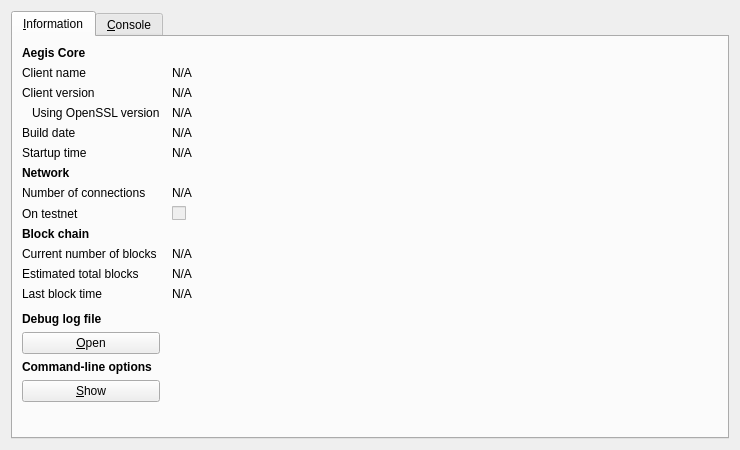
<?xml version="1.0" encoding="UTF-8"?>
<ui version="4.0">
 <class>RPCConsole</class>
 <widget class="QDialog" name="RPCConsole">
  <property name="geometry">
   <rect>
    <x>0</x>
    <y>0</y>
    <width>740</width>
    <height>450</height>
   </rect>
  </property>
  <property name="windowTitle">
   <string>Aegis - Debug window</string>
  </property>
  <layout class="QVBoxLayout" name="verticalLayout_2">
   <item>
    <widget class="QTabWidget" name="tabWidget">
     <property name="currentIndex">
      <number>0</number>
     </property>
     <widget class="QWidget" name="tab_info">
      <attribute name="title">
       <string>&amp;Information</string>
      </attribute>
      <layout class="QGridLayout" name="gridLayout" columnstretch="0,1">
       <property name="horizontalSpacing">
        <number>12</number>
       </property>
       <item row="0" column="0">
        <widget class="QLabel" name="label_9">
         <property name="font">
          <font>
           <weight>75</weight>
           <bold>true</bold>
          </font>
         </property>
         <property name="text">
          <string>Aegis Core</string>
         </property>
        </widget>
       </item>
       <item row="1" column="0">
        <widget class="QLabel" name="label_5">
         <property name="text">
          <string>Client name</string>
         </property>
        </widget>
       </item>
       <item row="1" column="1">
        <widget class="QLabel" name="clientName">
         <property name="cursor">
          <cursorShape>IBeamCursor</cursorShape>
         </property>
         <property name="text">
          <string>N/A</string>
         </property>
         <property name="textFormat">
          <enum>Qt::PlainText</enum>
         </property>
         <property name="textInteractionFlags">
          <set>Qt::LinksAccessibleByMouse|Qt::TextSelectableByKeyboard|Qt::TextSelectableByMouse</set>
         </property>
        </widget>
       </item>
       <item row="2" column="0">
        <widget class="QLabel" name="label_6">
         <property name="text">
          <string>Client version</string>
         </property>
        </widget>
       </item>
       <item row="2" column="1">
        <widget class="QLabel" name="clientVersion">
         <property name="cursor">
          <cursorShape>IBeamCursor</cursorShape>
         </property>
         <property name="text">
          <string>N/A</string>
         </property>
         <property name="textFormat">
          <enum>Qt::PlainText</enum>
         </property>
         <property name="textInteractionFlags">
          <set>Qt::LinksAccessibleByMouse|Qt::TextSelectableByKeyboard|Qt::TextSelectableByMouse</set>
         </property>
        </widget>
       </item>
       <item row="3" column="0">
        <widget class="QLabel" name="label_14">
         <property name="text">
          <string>Using OpenSSL version</string>
         </property>
         <property name="indent">
          <number>10</number>
         </property>
        </widget>
       </item>
       <item row="3" column="1">
        <widget class="QLabel" name="openSSLVersion">
         <property name="cursor">
          <cursorShape>IBeamCursor</cursorShape>
         </property>
         <property name="text">
          <string>N/A</string>
         </property>
         <property name="textFormat">
          <enum>Qt::PlainText</enum>
         </property>
         <property name="textInteractionFlags">
          <set>Qt::LinksAccessibleByMouse|Qt::TextSelectableByKeyboard|Qt::TextSelectableByMouse</set>
         </property>
        </widget>
       </item>
       <item row="4" column="0">
        <widget class="QLabel" name="label_12">
         <property name="text">
          <string>Build date</string>
         </property>
        </widget>
       </item>
       <item row="4" column="1">
        <widget class="QLabel" name="buildDate">
         <property name="cursor">
          <cursorShape>IBeamCursor</cursorShape>
         </property>
         <property name="text">
          <string>N/A</string>
         </property>
         <property name="textFormat">
          <enum>Qt::PlainText</enum>
         </property>
         <property name="textInteractionFlags">
          <set>Qt::LinksAccessibleByMouse|Qt::TextSelectableByKeyboard|Qt::TextSelectableByMouse</set>
         </property>
        </widget>
       </item>
       <item row="5" column="0">
        <widget class="QLabel" name="label_13">
         <property name="text">
          <string>Startup time</string>
         </property>
        </widget>
       </item>
       <item row="5" column="1">
        <widget class="QLabel" name="startupTime">
         <property name="cursor">
          <cursorShape>IBeamCursor</cursorShape>
         </property>
         <property name="text">
          <string>N/A</string>
         </property>
         <property name="textFormat">
          <enum>Qt::PlainText</enum>
         </property>
         <property name="textInteractionFlags">
          <set>Qt::LinksAccessibleByMouse|Qt::TextSelectableByKeyboard|Qt::TextSelectableByMouse</set>
         </property>
        </widget>
       </item>
       <item row="6" column="0">
        <widget class="QLabel" name="label_11">
         <property name="font">
          <font>
           <weight>75</weight>
           <bold>true</bold>
          </font>
         </property>
         <property name="text">
          <string>Network</string>
         </property>
        </widget>
       </item>
       <item row="7" column="0">
        <widget class="QLabel" name="label_7">
         <property name="text">
          <string>Number of connections</string>
         </property>
        </widget>
       </item>
       <item row="7" column="1">
        <widget class="QLabel" name="numberOfConnections">
         <property name="cursor">
          <cursorShape>IBeamCursor</cursorShape>
         </property>
         <property name="text">
          <string>N/A</string>
         </property>
         <property name="textFormat">
          <enum>Qt::PlainText</enum>
         </property>
         <property name="textInteractionFlags">
          <set>Qt::LinksAccessibleByMouse|Qt::TextSelectableByKeyboard|Qt::TextSelectableByMouse</set>
         </property>
        </widget>
       </item>
       <item row="8" column="0">
        <widget class="QLabel" name="label_8">
         <property name="text">
          <string>On testnet</string>
         </property>
        </widget>
       </item>
       <item row="8" column="1">
        <widget class="QCheckBox" name="isTestNet">
         <property name="enabled">
          <bool>false</bool>
         </property>
         <property name="text">
          <string/>
         </property>
        </widget>
       </item>
       <item row="9" column="0">
        <widget class="QLabel" name="label_10">
         <property name="font">
          <font>
           <weight>75</weight>
           <bold>true</bold>
          </font>
         </property>
         <property name="text">
          <string>Block chain</string>
         </property>
        </widget>
       </item>
       <item row="10" column="0">
        <widget class="QLabel" name="label_3">
         <property name="text">
          <string>Current number of blocks</string>
         </property>
        </widget>
       </item>
       <item row="10" column="1">
        <widget class="QLabel" name="numberOfBlocks">
         <property name="cursor">
          <cursorShape>IBeamCursor</cursorShape>
         </property>
         <property name="text">
          <string>N/A</string>
         </property>
         <property name="textFormat">
          <enum>Qt::PlainText</enum>
         </property>
         <property name="textInteractionFlags">
          <set>Qt::LinksAccessibleByMouse|Qt::TextSelectableByKeyboard|Qt::TextSelectableByMouse</set>
         </property>
        </widget>
       </item>
       <item row="11" column="0">
        <widget class="QLabel" name="label_4">
         <property name="text">
          <string>Estimated total blocks</string>
         </property>
        </widget>
       </item>
       <item row="11" column="1">
        <widget class="QLabel" name="totalBlocks">
         <property name="cursor">
          <cursorShape>IBeamCursor</cursorShape>
         </property>
         <property name="text">
          <string>N/A</string>
         </property>
         <property name="textFormat">
          <enum>Qt::PlainText</enum>
         </property>
         <property name="textInteractionFlags">
          <set>Qt::LinksAccessibleByMouse|Qt::TextSelectableByKeyboard|Qt::TextSelectableByMouse</set>
         </property>
        </widget>
       </item>
       <item row="12" column="0">
        <widget class="QLabel" name="label_2">
         <property name="text">
          <string>Last block time</string>
         </property>
        </widget>
       </item>
       <item row="12" column="1">
        <widget class="QLabel" name="lastBlockTime">
         <property name="cursor">
          <cursorShape>IBeamCursor</cursorShape>
         </property>
         <property name="text">
          <string>N/A</string>
         </property>
         <property name="textFormat">
          <enum>Qt::PlainText</enum>
         </property>
         <property name="textInteractionFlags">
          <set>Qt::LinksAccessibleByMouse|Qt::TextSelectableByKeyboard|Qt::TextSelectableByMouse</set>
         </property>
        </widget>
       </item>
       <item row="13" column="0">
        <spacer name="verticalSpacer_2">
         <property name="orientation">
          <enum>Qt::Vertical</enum>
         </property>
         <property name="sizeHint" stdset="0">
          <size>
           <width>20</width>
           <height>20</height>
          </size>
         </property>
        </spacer>
       </item>
       <item row="14" column="0">
        <widget class="QLabel" name="labelDebugLogfile">
         <property name="font">
          <font>
           <weight>75</weight>
           <bold>true</bold>
          </font>
         </property>
         <property name="text">
          <string>Debug log file</string>
         </property>
        </widget>
       </item>
       <item row="15" column="0">
        <widget class="QPushButton" name="openDebugLogfileButton">
         <property name="toolTip">
          <string>Open the Aegis debug log file from the current data directory. This can take a few seconds for large log files.</string>
         </property>
         <property name="text">
          <string>&amp;Open</string>
         </property>
         <property name="autoDefault">
          <bool>false</bool>
         </property>
        </widget>
       </item>
       <item row="16" column="0">
        <widget class="QLabel" name="labelCLOptions">
         <property name="font">
          <font>
           <weight>75</weight>
           <bold>true</bold>
          </font>
         </property>
         <property name="text">
          <string>Command-line options</string>
         </property>
        </widget>
       </item>
       <item row="17" column="0">
        <widget class="QPushButton" name="showCLOptionsButton">
         <property name="toolTip">
          <string>Show the Aegis-Qt help message to get a list with possible Aegis command-line options.</string>
         </property>
         <property name="text">
          <string>&amp;Show</string>
         </property>
         <property name="autoDefault">
          <bool>false</bool>
         </property>
        </widget>
       </item>
       <item row="18" column="0">
        <spacer name="verticalSpacer">
         <property name="orientation">
          <enum>Qt::Vertical</enum>
         </property>
         <property name="sizeHint" stdset="0">
          <size>
           <width>20</width>
           <height>40</height>
          </size>
         </property>
        </spacer>
       </item>
      </layout>
     </widget>
     <widget class="QWidget" name="tab_console">
      <attribute name="title">
       <string>&amp;Console</string>
      </attribute>
      <layout class="QVBoxLayout" name="verticalLayout_3">
       <property name="spacing">
        <number>3</number>
       </property>
       <item>
        <widget class="QTextEdit" name="messagesWidget">
         <property name="minimumSize">
          <size>
           <width>0</width>
           <height>100</height>
          </size>
         </property>
         <property name="readOnly">
          <bool>true</bool>
         </property>
         <property name="tabKeyNavigation" stdset="0">
          <bool>false</bool>
         </property>
         <property name="columnCount" stdset="0">
          <number>2</number>
         </property>
        </widget>
       </item>
       <item>
        <layout class="QHBoxLayout" name="horizontalLayout">
         <property name="spacing">
          <number>3</number>
         </property>
         <item>
          <widget class="QLabel" name="label">
           <property name="text">
            <string notr="true">&gt;</string>
           </property>
          </widget>
         </item>
         <item>
          <widget class="QLineEdit" name="lineEdit"/>
         </item>
         <item>
          <widget class="QPushButton" name="clearButton">
           <property name="maximumSize">
            <size>
             <width>24</width>
             <height>24</height>
            </size>
           </property>
           <property name="toolTip">
            <string>Clear console</string>
           </property>
           <property name="text">
            <string/>
           </property>
           <property name="icon">
            <iconset resource="../bitcoin.qrc">
             <normaloff>:/icons/remove</normaloff>:/icons/remove</iconset>
           </property>
           <property name="shortcut">
            <string notr="true">Ctrl+L</string>
           </property>
           <property name="autoDefault">
            <bool>false</bool>
           </property>
          </widget>
         </item>
        </layout>
       </item>
      </layout>
     </widget>
    </widget>
   </item>
  </layout>
 </widget>
 <resources>
  <include location="../bitcoin.qrc"/>
 </resources>
 <connections/>
</ui>
